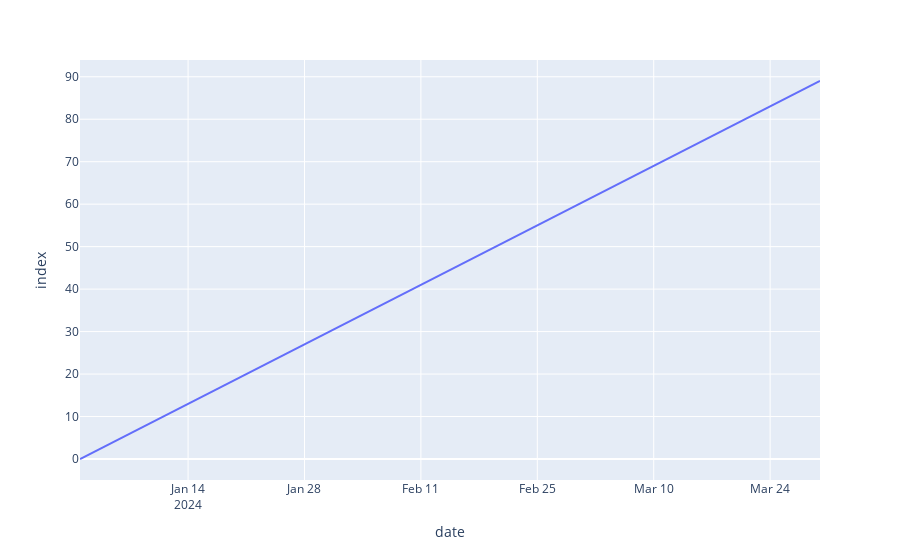

Notebook code for this chart:
### Code cell
# Draw a line chart of sales over date and a histogram of marks using Plotly.

fig = px.line(sales,x='date')
fig.show()
